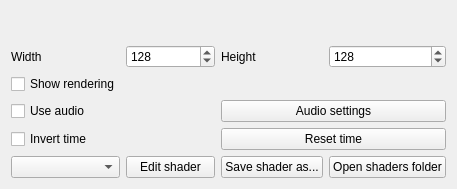
<?xml version="1.0" encoding="UTF-8"?>
<ui version="4.0">
 <class>Shaders</class>
 <widget class="QWidget" name="Shaders">
  <property name="geometry">
   <rect>
    <x>0</x>
    <y>0</y>
    <width>457</width>
    <height>189</height>
   </rect>
  </property>
  <property name="sizePolicy">
   <sizepolicy hsizetype="Preferred" vsizetype="Fixed">
    <horstretch>0</horstretch>
    <verstretch>0</verstretch>
   </sizepolicy>
  </property>
  <layout class="QGridLayout" name="gridLayout" rowstretch="0,0,0,0,0,0,0,0,0" columnstretch="0,0,0,0">
   <property name="sizeConstraint">
    <enum>QLayout::SetDefaultConstraint</enum>
   </property>
   <item row="5" column="0">
    <widget class="QComboBox" name="shaders"/>
   </item>
   <item row="5" column="2">
    <widget class="QPushButton" name="save_shader_as">
     <property name="text">
      <string>Save shader as...</string>
     </property>
    </widget>
   </item>
   <item row="4" column="2" colspan="2">
    <widget class="QPushButton" name="time_reset">
     <property name="text">
      <string>Reset time</string>
     </property>
    </widget>
   </item>
   <item row="5" column="1">
    <widget class="QPushButton" name="edit">
     <property name="text">
      <string>Edit shader</string>
     </property>
    </widget>
   </item>
   <item row="0" column="0" colspan="4">
    <widget class="QLabel" name="preview">
     <property name="text">
      <string/>
     </property>
    </widget>
   </item>
   <item row="3" column="0" colspan="2">
    <widget class="QCheckBox" name="use_audio">
     <property name="text">
      <string>Use audio</string>
     </property>
    </widget>
   </item>
   <item row="1" column="3">
    <widget class="QSpinBox" name="height">
     <property name="minimum">
      <number>1</number>
     </property>
     <property name="maximum">
      <number>512</number>
     </property>
     <property name="value">
      <number>128</number>
     </property>
    </widget>
   </item>
   <item row="2" column="0">
    <widget class="QCheckBox" name="show_rendering">
     <property name="text">
      <string>Show rendering</string>
     </property>
    </widget>
   </item>
   <item row="4" column="0" colspan="2">
    <widget class="QCheckBox" name="invert_time">
     <property name="text">
      <string>Invert time</string>
     </property>
    </widget>
   </item>
   <item row="1" column="0">
    <widget class="QLabel" name="label">
     <property name="text">
      <string>Width</string>
     </property>
    </widget>
   </item>
   <item row="5" column="3">
    <widget class="QPushButton" name="open_shaders_folder">
     <property name="text">
      <string>Open shaders folder</string>
     </property>
    </widget>
   </item>
   <item row="1" column="2">
    <widget class="QLabel" name="label_2">
     <property name="text">
      <string>Height</string>
     </property>
    </widget>
   </item>
   <item row="3" column="2" colspan="2">
    <widget class="QPushButton" name="audio_settings">
     <property name="text">
      <string>Audio settings</string>
     </property>
    </widget>
   </item>
   <item row="1" column="1">
    <widget class="QSpinBox" name="width">
     <property name="minimum">
      <number>1</number>
     </property>
     <property name="maximum">
      <number>512</number>
     </property>
     <property name="value">
      <number>128</number>
     </property>
    </widget>
   </item>
  </layout>
 </widget>
 <tabstops>
  <tabstop>shaders</tabstop>
 </tabstops>
 <resources/>
 <connections/>
</ui>
